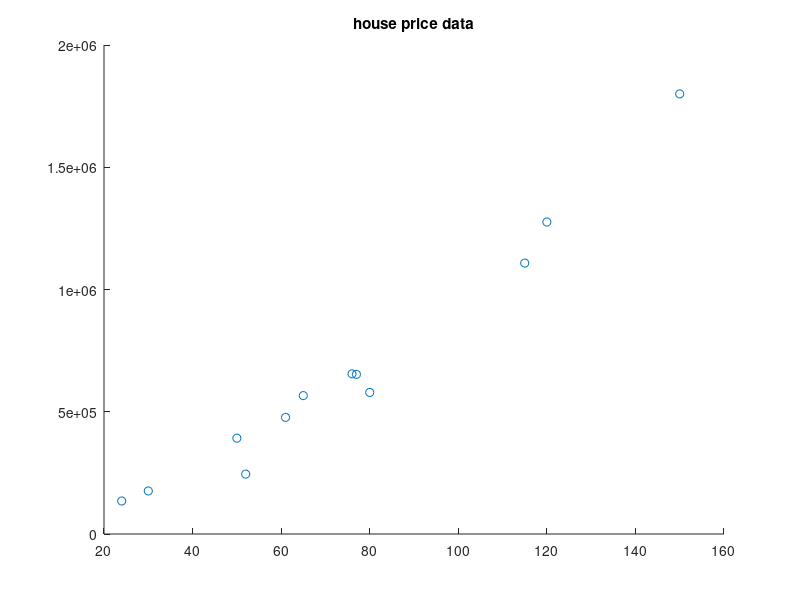
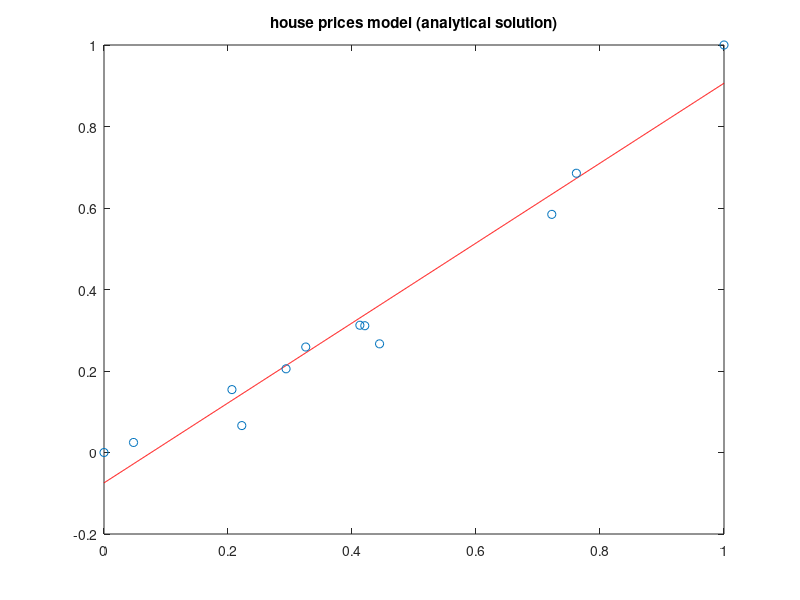

Write the MATLAB code that produced these figures, in order. (Note: this script raises an error after producing the figures.)
close all;
clear all;
clc;

%% Exercise 1

% training data
floorArea = [50,52,24,150,80,76,77,120,115,65,61,30];
prices = [392000,245000,135000,1800000,579000,655000,653000,1276000,1108000,566000,477000,176000];
N = size(floorArea,2); % number of train samples

% normalize data
floorAreaN = (floorArea - min(floorArea)) / (max(floorArea) - min(floorArea));
pricesN = (prices - min(prices)) / (max(prices) - min(prices));

X = [ones(size(floorAreaN,2),1), floorAreaN'];
Y = pricesN';

% plot normalized data
figure;
scatter(floorArea, prices);
title('house price data');
 
%% batch gradient descent
%  
% t = 1;
% n = 100; % iterations
% theta = zeros(2,n);
% theta(:,1) = [0;0]; % init
% for i=2:n
%     err = Y-X*theta(:,i-1);
%     theta(:,i) = theta(:,i-1) + t * sum( repmat(err,[1,2]) .* X, 1)' / N;
% end
% thetaEnd = theta(:,n);
% 
% % plot error
% J = sum( (repmat(Y,[1,n])-X*theta).^2, 1 )/ 2;
% figure;
% plot(1:n,J);
% title('error vs iteration (batch gradient descent)');
% 
% % plot fit
% figure;
% floorsModel = 0:0.001:1;
% pricesModel = thetaEnd(1) + floorsModel*thetaEnd(2);
% plot(floorsModel,pricesModel,'r');
% hold on;
% scatter(floorAreaN, pricesN);
% title('house prices model (batch gradient descent)');
% 
% % plot theta succession
% figure;
% plot(theta(1,:),theta(2,:),'-*');

%% stochastic gradient descent

% t = 1;
% n = 200; % iterations
% theta = zeros(2,n);
% theta(:,1) = [0;0]; % init
% for i=2:n
%     idx = randi(N);
%     err = Y(idx)-X(idx,:)*theta(:,i-1);
%     theta(:,i) = theta(:,i-1) + t * err * X(idx,:)';
% end
% thetaEnd = theta(:,n);
% 
% % plot error
% J = sum( (repmat(Y,[1,n])-X*theta).^2, 1 )/ 2;
% figure;
% plot(1:n,J);
% title('error vs iteration (stochastic gradient descent)');
% 
% % plot fit
% figure;
% floorsModel = 0:0.001:1;
% pricesModel = thetaEnd(1) + floorsModel*thetaEnd(2);
% plot(floorsModel,pricesModel,'r');
% hold on;
% scatter(floorAreaN, pricesN);
% title('house prices model (stochastic gradient descent)');
% 
% % plot theta succession
% figure;
% plot(theta(1,end-100:end),theta(2,end-100:end),'-*');


%% Analytical solution

thetaA = inv(X'*X)*X'*Y;
J = sum( (Y-X*thetaA).^2 ,1 ) / 2;

% plot fit
figure;
floorsModel = 0:0.001:1;
pricesModel = thetaA(1) + floorsModel*thetaA(2);
plot(floorsModel,pricesModel,'r');
hold on;
scatter(floorAreaN, pricesN);
title('house prices model (analytical solution)');

% plot theta succession
figure;
plot(theta(1,end-100:end),theta(2,end-100:end),'-*');
hold on;
scatter(thetaA(1), thetaA(2),20,[1 0 0],'filled');
title('theta succession (stochastic gradient descent)');

